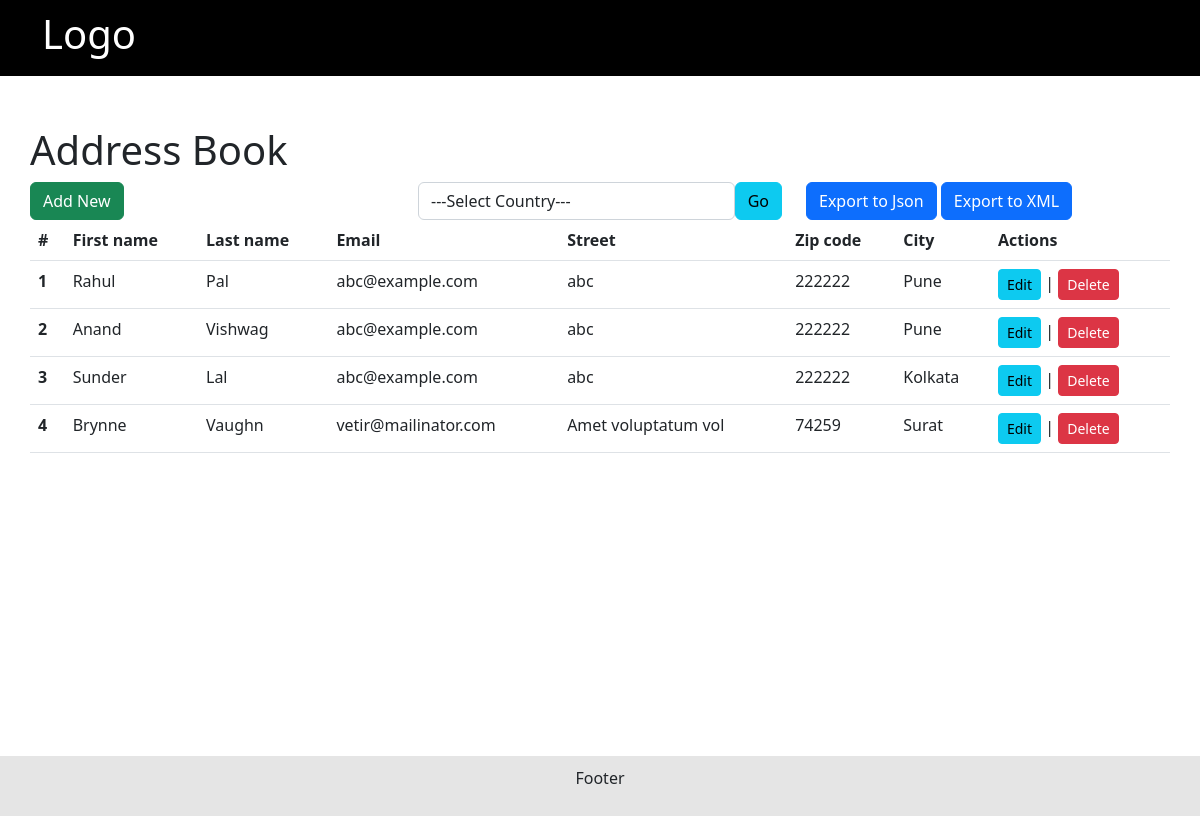
The page / on the database its author committed.
### tables this page shows
CREATE TABLE IF NOT EXISTS `users` (
  `id` int(11) NOT NULL AUTO_INCREMENT,
  `first_name` varchar(255) NOT NULL,
  `last_name` varchar(255) NOT NULL,
  `email` varchar(255) NOT NULL,
  `street` varchar(255) NOT NULL,
  `zip_code` varchar(255) NOT NULL,
  `city` varchar(255) NOT NULL,
  PRIMARY KEY (`id`)
);

### index.php (called while the page is built)
<?php
require_once('controllers/user.php');
$controller = new userController();
$controller->mvcHandler();
?>

### models/usersModel.php (called while the page is built, shortened)
<?php
  class homeModule{
    function __construct(){
        try {
            $this->con = new PDO("mysql:host=localhost;dbname=test_mvc", "root", "");
          } catch(PDOException $e) {
            echo "Connection failed: " . $e->getMessage();
          }
    }
    function home(){
        $sql = 'SELECT * FROM `users`';
        $stmt=$this->con->prepare($sql);
        $stmt->execute();
        $rArray = $stmt->fetchAll(PDO::FETCH_ASSOC);
        return $rArray;
    }
  }
?>

### views/home.php (the view, shortened to what this page needs)
<?php include('partials/header.php')  ?>
<div class="container main-wrapper">
    <h1>Address Book</h1>
    <div class="row">
      <div class="col-4">
      <a href="views/insert.php" class="btn btn-success">Add New</a>
      </div>
      <div class="col-4 text-left">
        <form action="index.php?act=filterByCity" method="post" >
          <div class="d-flex">
          <select class="form-control" name="key">
             <option value="">---Select Country---</option>
          </select>
          <button type="submit" class="btn btn-info">Go</button>
          </div>
         </form>
      </div>
      <div class="col-4 text-right">
        <a href="index.php?act=exportToJson" class="btn btn-primary">Export to Json</a>
        <a href="index.php?act=exportToXml" class="btn btn-primary">Export to XML</a>
      </div>
    </div>
<table class="table">
  <thead>
    <tr>
      <th scope="col">#</th>
      <th scope="col">First name</th>
      <th scope="col">Last name</th>
      <th scope="col">Email</th>
      <th scope="col">Street</th>
      <th scope="col">Zip code</th>
      <th scope="col">City</th>
      <th scope="col">Actions</th>
    </tr>
  </thead>
  <tbody>
  <?php
  foreach ($userArr  as $key => $value) { ?>
     <tr>
        <th scope="row"><?php echo ++$key; ?></th>
        <td><?php echo $value['first_name'] ?></td>
        <td><?php echo $value['last_name'] ?></td>
        <td><?php echo $value['email'] ?></td>
        <td><?php echo $value['street'] ?></td>
        <td><?php echo $value['zip_code'] ?></td>
        <td><?php echo $value['city'] ?></td>
        <td><a href="index.php?act=update&id=<?php echo $value['id'] ?>"  class="btn btn-info btn-sm">Edit</a> | <a href="index.php?act=delete&id=<?php echo $value['id'] ?>"  class="btn btn-danger btn-sm">Delete</a></td>
      </tr>
   <?php   }?>
  </tbody>
</table>
</div>
<?php include('partials/footer.php')  ?>

### controllers/user.php (shortened to what this page needs)
<?php
 class userController {
    function __construct(){
     include('models/usersModel.php');
     $this->obj = new homeModule();
    }
    public function mvcHandler()
    {
        $act = isset($_GET['act']) ? $_GET['act'] : NULL;
        switch ($act)
        {
            default:
                $this->home();
        }
    }
    function home(){
       $userArr = $this->obj->home();
       include('views/home.php');
    }
 }
?>

### views/partials/header.php (shortened to what this page needs)
<?php
function url(){
    if(isset($_SERVER['HTTPS'])){
        $protocol = ($_SERVER['HTTPS'] && $_SERVER['HTTPS'] != "off") ? "https" : "http";
    }
    else{
        $protocol = 'http';
    }
    return $protocol . "://" . $_SERVER['HTTP_HOST']. "/test-project/public";
}
function base_url(){
    if(isset($_SERVER['HTTPS'])){
        $protocol = ($_SERVER['HTTPS'] && $_SERVER['HTTPS'] != "off") ? "https" : "http";
    }
    else{
        $protocol = 'http';
    }
    return $protocol . "://" . $_SERVER['HTTP_HOST']. "/test-project";
}
?>
<!DOCTYPE html>
<html lang="en">
<head>
    <link href="<?php echo url(); ?>/plugin/bootstrap/css/bootstrap.css" rel="stylesheet" />
    <link href="<?php echo url(); ?>/css/style.css" rel="stylesheet" />
</head>
<body>
    <header>
        <div class="container">
<a href="<?php echo base_url() ?>" class="brand">
<h1>Logo</h1>
</a>
        </div>
    </header>

### views/partials/footer.php
<footer>
   <div class="container text-center">
        <p>Footer</p>
</div>
    </footer>
</body>
</html>

### public/css/style.css (style rules this page uses)
* { margin: 0; padding: 0; box-sizing: border-box; }
body { margin: 0; padding: 0; box-sizing: border-box; }
header { width: 100%; height: auto; padding: 10px; background-color: black; }
a.brand { text-decoration: none; color: #fff; }
header h1 { color: #fff; }
.main-wrapper { width: 100%; min-height: calc(100vh - 120px); padding: 50px 0px }
footer { padding: 10px; background-color: #e5e5e5; }

### rows shown on the page
users: first_name "Rahul", last_name "Pal", email "abc@example.com", street "abc", zip_code "222222", city "Pune"
users: first_name "Anand", last_name "Vishwag", email "abc@example.com", street "abc", zip_code "222222", city "Pune"
users: first_name "Sunder", last_name "Lal", email "abc@example.com", street "abc", zip_code "222222", city "Kolkata"
users: first_name "Brynne", last_name "Vaughn", email "vetir@mailinator.com", street "Amet voluptatum vol", zip_code "74259", city "Surat"
